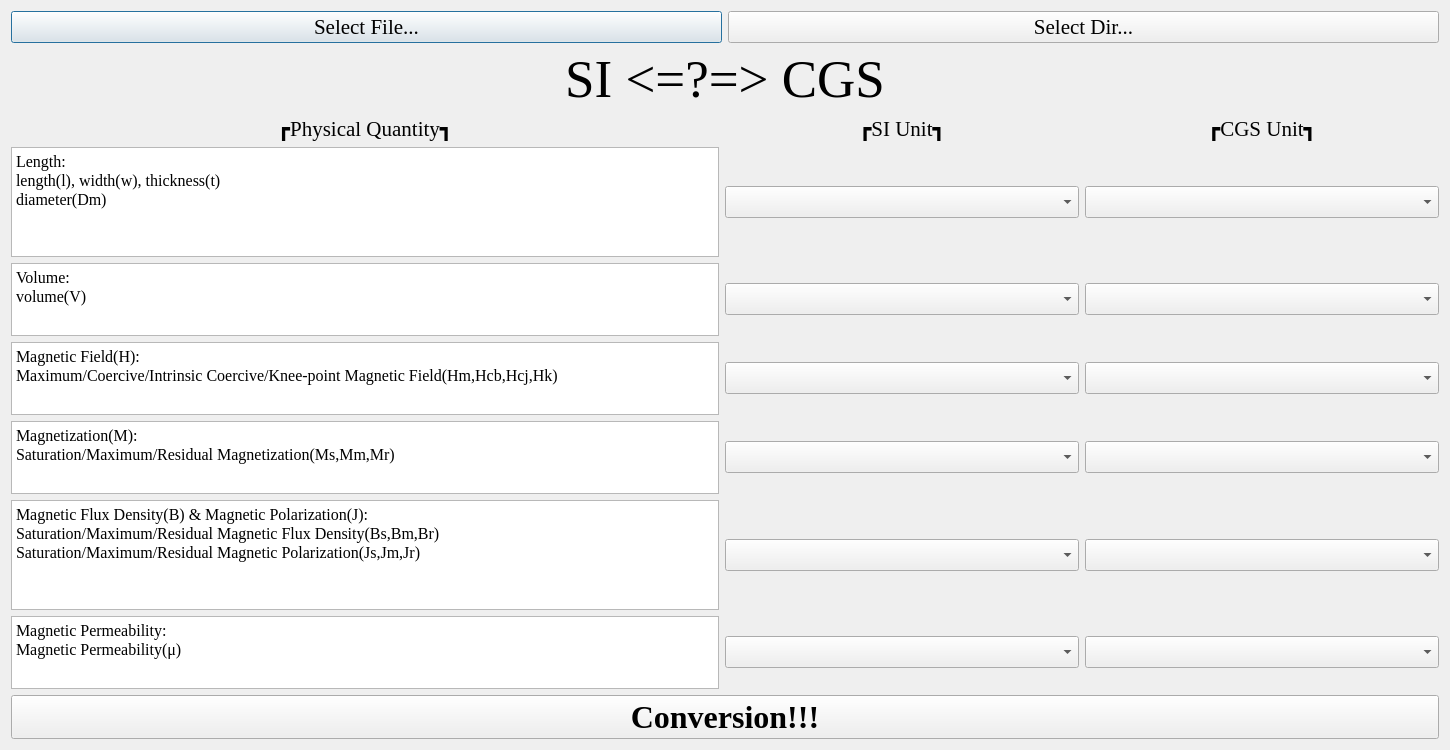
<?xml version="1.0" encoding="UTF-8"?>
<ui version="4.0">
 <class>MagneticDataConversionDialog</class>
 <widget class="QDialog" name="MagneticDataConversionDialog">
  <property name="geometry">
   <rect>
    <x>0</x>
    <y>0</y>
    <width>1450</width>
    <height>750</height>
   </rect>
  </property>
  <property name="sizePolicy">
   <sizepolicy hsizetype="Preferred" vsizetype="Preferred">
    <horstretch>0</horstretch>
    <verstretch>0</verstretch>
   </sizepolicy>
  </property>
  <property name="minimumSize">
   <size>
    <width>1450</width>
    <height>750</height>
   </size>
  </property>
  <property name="maximumSize">
   <size>
    <width>1920</width>
    <height>1080</height>
   </size>
  </property>
  <property name="font">
   <font>
    <family>Times New Roman</family>
    <pointsize>16</pointsize>
   </font>
  </property>
  <property name="windowTitle">
   <string>Magnetic Data Conversion</string>
  </property>
  <property name="modal">
   <bool>false</bool>
  </property>
  <layout class="QVBoxLayout" name="verticalLayout_3">
   <item>
    <layout class="QVBoxLayout" name="verticalLayout_mdc" stretch="0,0,0,1,0">
     <item>
      <layout class="QHBoxLayout" name="horizontalLayout_mdc_1">
       <item>
        <widget class="QPushButton" name="pushButton_mdc_file">
         <property name="text">
          <string>Select File...</string>
         </property>
        </widget>
       </item>
       <item>
        <widget class="QPushButton" name="pushButton_mdc_dir">
         <property name="text">
          <string>Select Dir...</string>
         </property>
        </widget>
       </item>
      </layout>
     </item>
     <item>
      <widget class="QLabel" name="label_mdc_info">
       <property name="maximumSize">
        <size>
         <width>1920</width>
         <height>1080</height>
        </size>
       </property>
       <property name="font">
        <font>
         <pointsize>40</pointsize>
        </font>
       </property>
       <property name="text">
        <string>SI &lt;=?=&gt; CGS</string>
       </property>
       <property name="alignment">
        <set>Qt::AlignCenter</set>
       </property>
      </widget>
     </item>
     <item>
      <layout class="QHBoxLayout" name="horizontalLayout_mdc_3" stretch="2,1,1">
       <item>
        <widget class="QLabel" name="label_mdc_PQ">
         <property name="text">
          <string>┏Physical Quantity┓</string>
         </property>
         <property name="alignment">
          <set>Qt::AlignCenter</set>
         </property>
        </widget>
       </item>
       <item>
        <widget class="QLabel" name="label_mdc_SI">
         <property name="text">
          <string>┏SI Unit┓</string>
         </property>
         <property name="alignment">
          <set>Qt::AlignCenter</set>
         </property>
        </widget>
       </item>
       <item>
        <widget class="QLabel" name="label_mdc_CGS">
         <property name="text">
          <string>┏CGS Unit┓</string>
         </property>
         <property name="alignment">
          <set>Qt::AlignCenter</set>
         </property>
        </widget>
       </item>
      </layout>
     </item>
     <item>
      <layout class="QVBoxLayout" name="verticalLayout_mdc_4" stretch="3,2,2,2,3,2">
       <item>
        <layout class="QHBoxLayout" name="horizontalLayout_mdc_length" stretch="2,1,1">
         <item>
          <widget class="QPlainTextEdit" name="plainTextEdit_mdc_length">
           <property name="font">
            <font>
             <pointsize>12</pointsize>
            </font>
           </property>
           <property name="verticalScrollBarPolicy">
            <enum>Qt::ScrollBarAlwaysOff</enum>
           </property>
           <property name="readOnly">
            <bool>true</bool>
           </property>
           <property name="plainText">
            <string>Length: 
length(l), width(w), thickness(t)
diameter(Dm)</string>
           </property>
           <property name="backgroundVisible">
            <bool>false</bool>
           </property>
           <property name="centerOnScroll">
            <bool>false</bool>
           </property>
          </widget>
         </item>
         <item>
          <widget class="QComboBox" name="comboBox_mdc_length_SI"/>
         </item>
         <item>
          <widget class="QComboBox" name="comboBox_mdc_length_CGS"/>
         </item>
        </layout>
       </item>
       <item>
        <layout class="QHBoxLayout" name="horizontalLayout_mdc_volume" stretch="2,1,1">
         <item>
          <widget class="QPlainTextEdit" name="plainTextEdit_mdc_volume">
           <property name="font">
            <font>
             <pointsize>12</pointsize>
            </font>
           </property>
           <property name="verticalScrollBarPolicy">
            <enum>Qt::ScrollBarAlwaysOff</enum>
           </property>
           <property name="readOnly">
            <bool>true</bool>
           </property>
           <property name="plainText">
            <string>Volume: 
volume(V)</string>
           </property>
           <property name="tabStopWidth">
            <number>80</number>
           </property>
           <property name="centerOnScroll">
            <bool>false</bool>
           </property>
          </widget>
         </item>
         <item>
          <widget class="QComboBox" name="comboBox_mdc_volume_SI"/>
         </item>
         <item>
          <widget class="QComboBox" name="comboBox_mdc_volume_CGS"/>
         </item>
        </layout>
       </item>
       <item>
        <layout class="QHBoxLayout" name="horizontalLayout_mdc_H" stretch="2,1,1">
         <item>
          <widget class="QPlainTextEdit" name="plainTextEdit_mdc_HM">
           <property name="font">
            <font>
             <pointsize>12</pointsize>
            </font>
           </property>
           <property name="verticalScrollBarPolicy">
            <enum>Qt::ScrollBarAlwaysOff</enum>
           </property>
           <property name="readOnly">
            <bool>true</bool>
           </property>
           <property name="plainText">
            <string>Magnetic Field(H):
Maximum/Coercive/Intrinsic Coercive/Knee-point Magnetic Field(Hm,Hcb,Hcj,Hk)</string>
           </property>
          </widget>
         </item>
         <item>
          <widget class="QComboBox" name="comboBox_mdc_H_SI"/>
         </item>
         <item>
          <widget class="QComboBox" name="comboBox_mdc_H_CGS"/>
         </item>
        </layout>
       </item>
       <item>
        <layout class="QHBoxLayout" name="horizontalLayout_mdc_M" stretch="2,1,1">
         <property name="topMargin">
          <number>0</number>
         </property>
         <item>
          <widget class="QPlainTextEdit" name="plainTextEdit">
           <property name="font">
            <font>
             <pointsize>12</pointsize>
            </font>
           </property>
           <property name="verticalScrollBarPolicy">
            <enum>Qt::ScrollBarAlwaysOff</enum>
           </property>
           <property name="plainText">
            <string>Magnetization(M):
Saturation/Maximum/Residual Magnetization(Ms,Mm,Mr)</string>
           </property>
          </widget>
         </item>
         <item>
          <widget class="QComboBox" name="comboBox_mdc_M_SI"/>
         </item>
         <item>
          <widget class="QComboBox" name="comboBox_mdc_M_CGS"/>
         </item>
        </layout>
       </item>
       <item>
        <layout class="QHBoxLayout" name="horizontalLayout_mdc_BJ" stretch="2,1,1">
         <item>
          <widget class="QPlainTextEdit" name="plainTextEdit_mdc_BJ">
           <property name="font">
            <font>
             <pointsize>12</pointsize>
            </font>
           </property>
           <property name="verticalScrollBarPolicy">
            <enum>Qt::ScrollBarAlwaysOff</enum>
           </property>
           <property name="readOnly">
            <bool>true</bool>
           </property>
           <property name="plainText">
            <string>Magnetic Flux Density(B) &amp; Magnetic Polarization(J):
Saturation/Maximum/Residual Magnetic Flux Density(Bs,Bm,Br)
Saturation/Maximum/Residual Magnetic Polarization(Js,Jm,Jr)</string>
           </property>
          </widget>
         </item>
         <item>
          <widget class="QComboBox" name="comboBox_mdc_BJ_SI"/>
         </item>
         <item>
          <widget class="QComboBox" name="comboBox_mdc_BJ_CGS"/>
         </item>
        </layout>
       </item>
       <item>
        <layout class="QHBoxLayout" name="horizontalLayout_mdc_miu" stretch="2,1,1">
         <item>
          <widget class="QPlainTextEdit" name="plainTextEdit_mdc_miu">
           <property name="font">
            <font>
             <pointsize>12</pointsize>
            </font>
           </property>
           <property name="verticalScrollBarPolicy">
            <enum>Qt::ScrollBarAlwaysOff</enum>
           </property>
           <property name="readOnly">
            <bool>true</bool>
           </property>
           <property name="plainText">
            <string>Magnetic Permeability:
Magnetic Permeability(μ)</string>
           </property>
          </widget>
         </item>
         <item>
          <widget class="QComboBox" name="comboBox_mdc_miu_SI"/>
         </item>
         <item>
          <widget class="QComboBox" name="comboBox_mdc_miu_CGS"/>
         </item>
        </layout>
       </item>
      </layout>
     </item>
     <item>
      <widget class="QPushButton" name="pushButton_mdc_conversion">
       <property name="font">
        <font>
         <pointsize>24</pointsize>
         <weight>75</weight>
         <bold>true</bold>
        </font>
       </property>
       <property name="text">
        <string>Conversion!!!</string>
       </property>
      </widget>
     </item>
    </layout>
   </item>
  </layout>
 </widget>
 <resources/>
 <connections/>
</ui>
